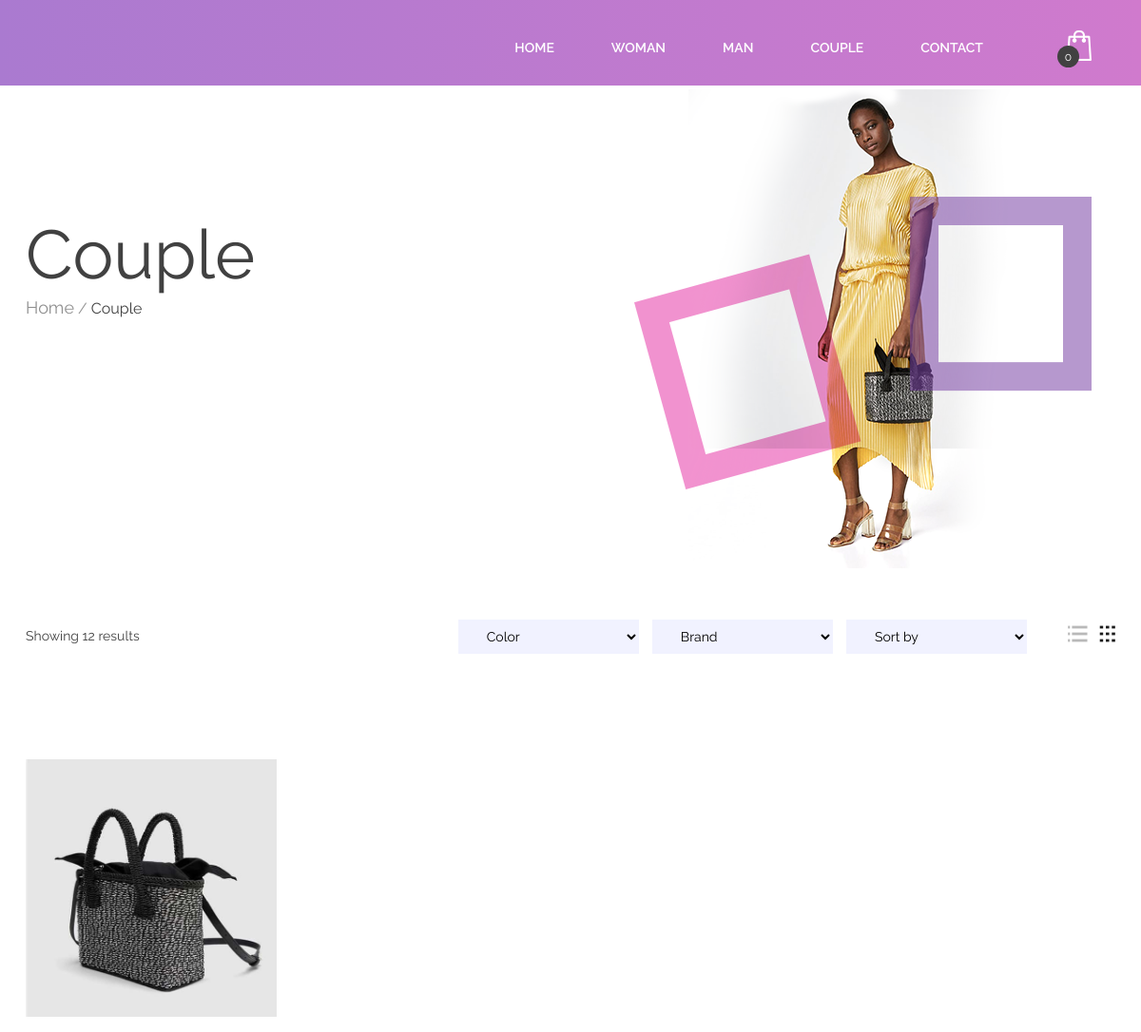
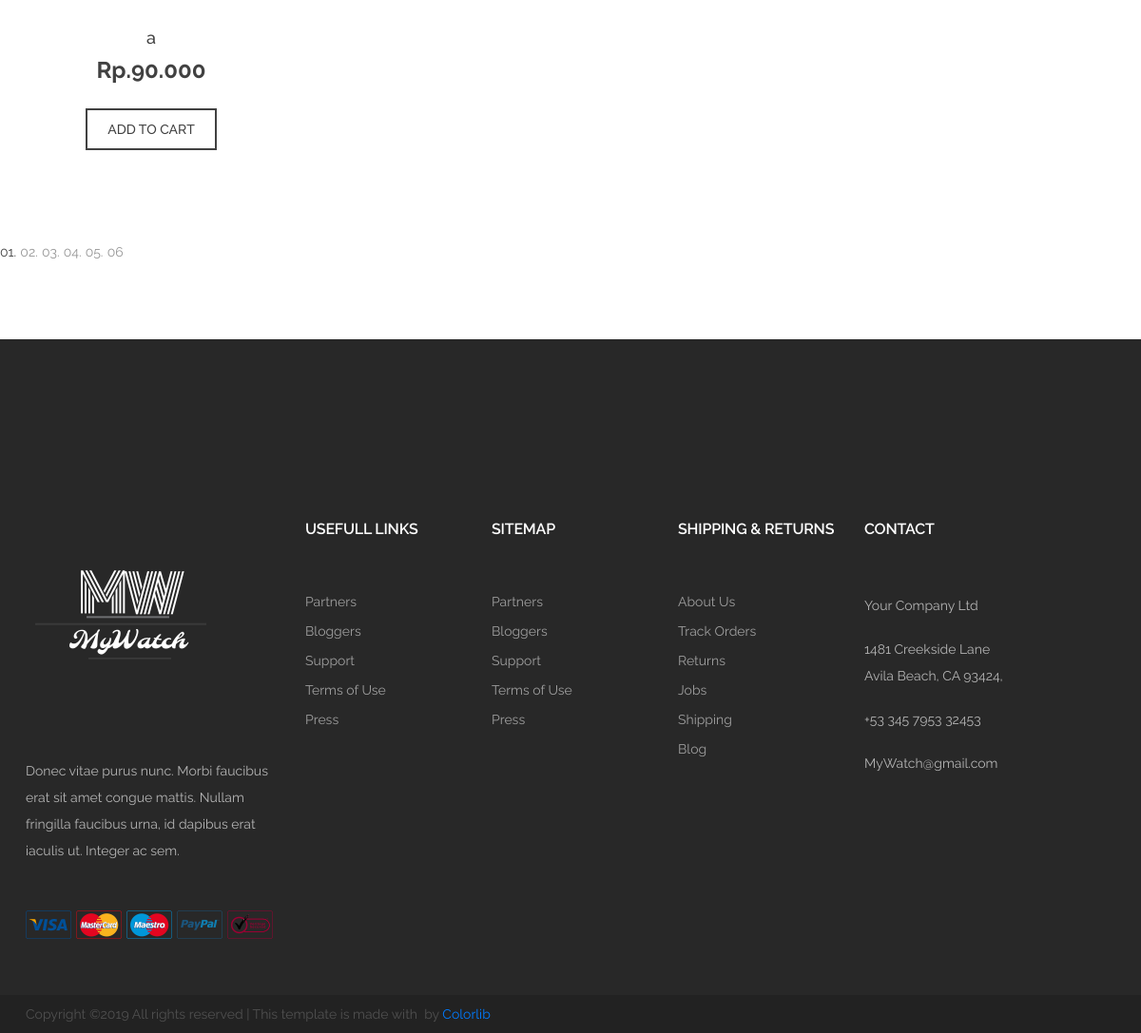
Page /index.php/kategori/couple on the earlier database version (2 pictures, top to bottom).
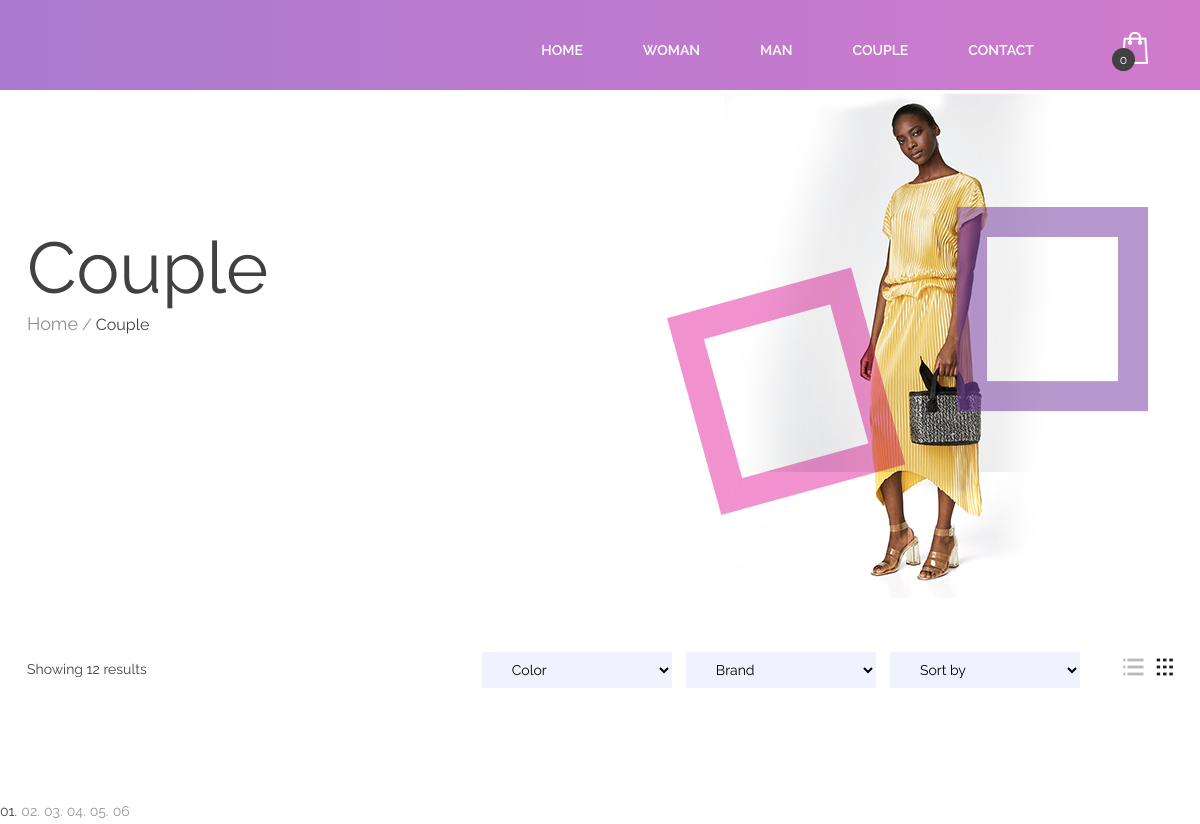
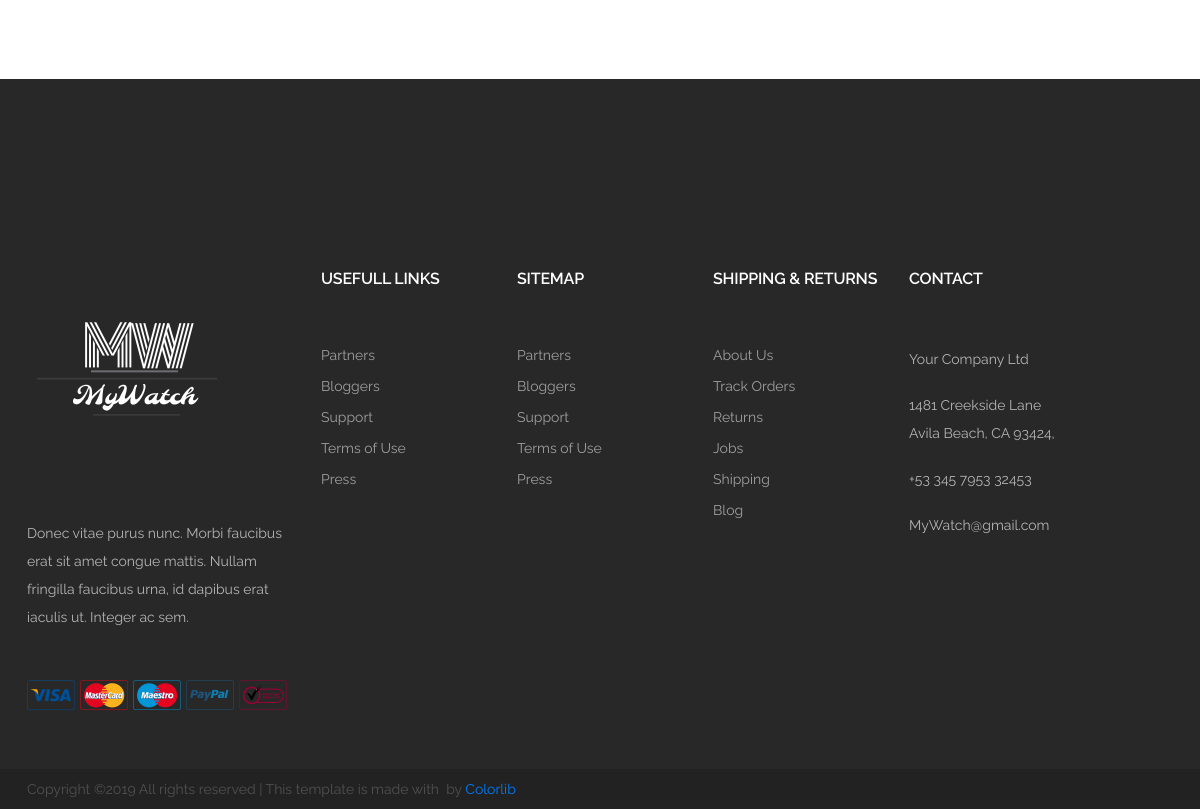
Same page on the later database version (2 pictures, top to bottom).
### tables this page shows
CREATE TABLE `tb_barang` (
  `id` int(11) NOT NULL,
  `nama_produk` varchar(60) NOT NULL,
  `spesifikasi_produk` varchar(200) NOT NULL,
  `harga_produk` int(11) NOT NULL,
  `warna_produk` varchar(50) NOT NULL,
  `stok` int(11) NOT NULL,
  `gambar` text NOT NULL,
  `kategori_produk` varchar(50) NOT NULL
);

### application/controllers/kategori.php (called while the page is built, shortened)
<?php
class kategori extends CI_Controller{
	public function couple()
	{
		$data['couple'] = $this->model_kategori->data_couple()->result();
		$this->load->view('templates/header');
        $this->load->view('templates/menubar');
        $this->load->view('kategori/couple', $data);
        $this->load->view('templates/footer');
	}
}

### index.php (called while the page is built, shortened)
<?php
require_once BASEPATH.'core/CodeIgniter.php';

### application/models/model_kategori.php (called while the page is built, shortened)
<?php
class Model_kategori extends CI_Model {
	public function data_couple(){
		return $this->db->get_where("tb_barang",array('kategori_produk' => 'Couple'));
	}
}

### application/views/kategori/couple.php (the view, shortened to what this page needs)
<div class="page-info-section page-info-big">
	<div class="container">
		<h2>Couple</h2>
		<div class="site-breadcrumb">
			<a href="<?= base_url('home'); ?>">Home</a> /
			<span>Couple</span>
		</div>
		<img src="<?=base_url(); ?>assets/img/categorie-page-top.png" alt="" class="cata-top-pic">
	</div>
</div>
<div class="page-area categorie-page spad">
	<div class="container">
		<div class="categorie-filter-warp">
			<p>Showing 12 results</p>
			<div class="cf-right">
				<div class="cf-layouts">
					<a href="#"><img src="<?=base_url(); ?>assets/img/icons/layout-1.png" alt=""></a>
					<a class="active" href="#"><img src="<?=base_url(); ?>assets/img/icons/layout-2.png" alt=""></a>
				</div>
				<form action="#">
					<select>
						<option>Color</option>
					</select>
					<select>
						<option>Brand</option>
					</select>
					<select>
						<option>Sort by</option>
					</select>
				</form>
			</div>
		</div>
		<div class="row">
				<?php foreach ($couple as $cp) : ?>
			<div class="col-lg-3">
				<div class="product-item">
					<figure>
						<img src="<?= base_url().'assets/img/uploads/'.$cp->gambar ?>" alt="">
					</figure>
					<div class="product-info">
						<h5><?= $cp->nama_produk ?></h5>
						<p>Rp.<?= number_format($cp->harga_produk, 0,',','.') ?></p>
						<a href="<?= base_url('keranjang/tambah_ke_keranjang/'); ?><?= $cp->id ?>" class="site-btn btn-line">ADD TO CART</a>
					</div>
				</div>
			</div>
				<?php endforeach; ?>
			</div>
		</div>
		<div class="site-pagination">
			<span class="active">01.</span>
			<a href="">02.</a>
			<a href="">03.</a>
			<a href="">04.</a>
			<a href="">05.</a>
			<a href="">06</a>
		</div>
	</div>

Differences in the rows shown:
removed tb_barang: gambar (picture), nama_produk "a", harga_produk "90.000"
